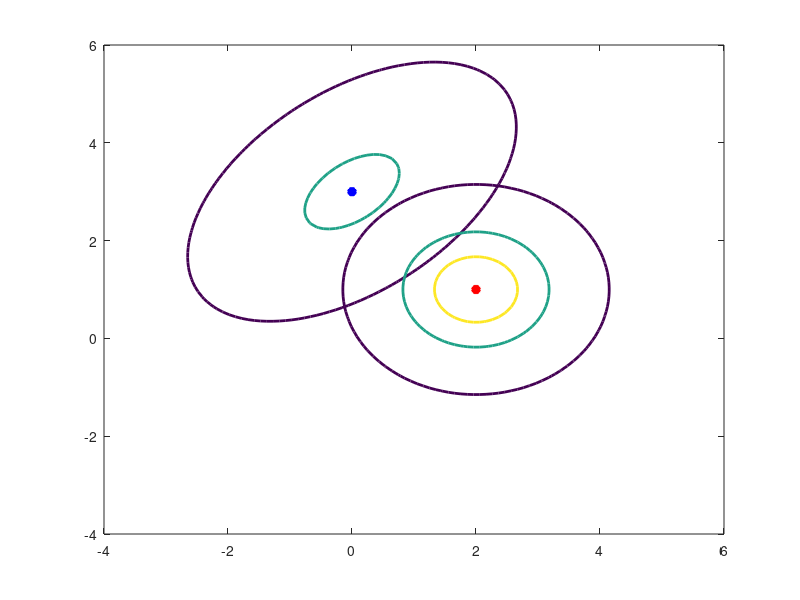

Source code (MATLAB):
numGrid = 100;
m1 = [0 3]';
m2 = [2 1]';
C1 = [2 1 ; 1 2];
C2 = [1 0; 0 1];

xRange = linspace(-4, 6.0, numGrid);
yRange = linspace(-4, 6.0, numGrid);
P1 = zeros(numGrid, numGrid);
P2 = P1;
for i=1:numGrid
    for j=1:numGrid
        x = [yRange(j) xRange(i)]';
        P1(i,j) = mvnpdf(x',m1',C1);
        P2(i,j) = mvnpdf(x',m2',C2);
    end
end
Pmax = max(max([P1 P2]));
figure(1), clf,
contour(xRange, yRange, P1, [0.1*Pmax 0.5*Pmax 0.8*Pmax], 'LineWidth', 2);
hold on
plot(m1(1),m1(2), 'b*', 'LineWidth', 4);
contour(xRange, yRange, P2, [0.1*Pmax 0.5*Pmax 0.8*Pmax], 'LineWidth', 2);
plot(m2(1),m2(2), 'r*', 'LineWidth', 4);